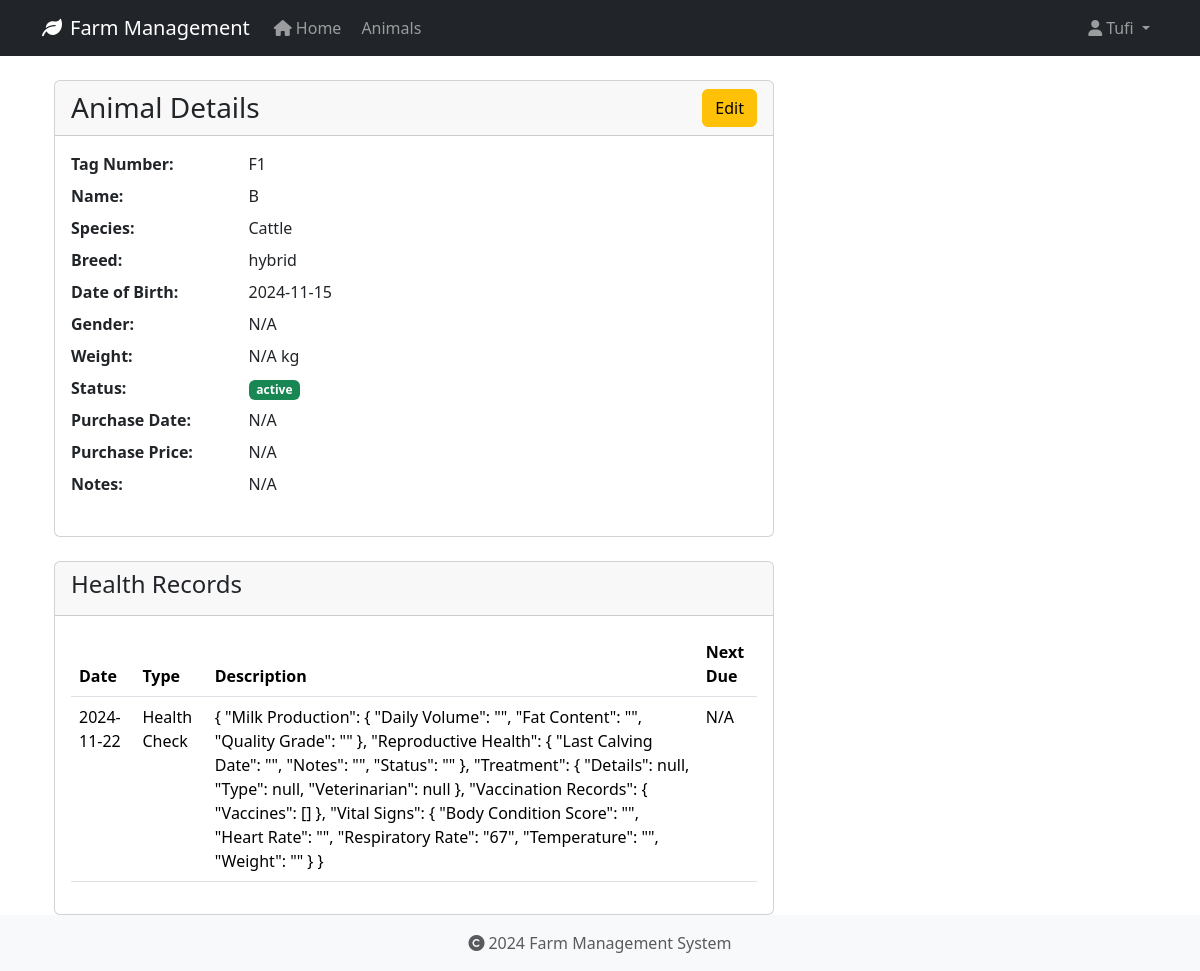
Screenshot of /animals/3 (signed in) with the database file from the repository.
### app/models/user.py (models this page shows, shortened)
class User(UserMixin, db.Model):
    id = db.Column(db.Integer, primary_key=True)
    username = db.Column(db.String(80), unique=True, nullable=False)
    email = db.Column(db.String(120), unique=True, nullable=False)
    password_hash = db.Column(db.String(128))
    role = db.Column(db.String(20), default='user')
    created_at = db.Column(db.DateTime, default=datetime.utcnow)
    last_login = db.Column(db.DateTime)
    is_active = db.Column(db.Boolean, default=True)
    first_name = db.Column(db.String(50))
    last_name = db.Column(db.String(50))
    reset_token = db.Column(db.String(100), unique=True)  # Store password reset token
    reset_token_expiration = db.Column(db.DateTime)       # Store token expiration time

### app/models/animal.py (models this page shows, shortened)
class Animal(db.Model):
    id = db.Column(db.Integer, primary_key=True)
    tag_number = db.Column(db.String(50), unique=True, nullable=False, index=True)
    name = db.Column(db.String(100), nullable=True)  # Explicitly mark as nullable
    species = db.Column(db.String(50), nullable=False, index=True)
    breed = db.Column(db.String(50), nullable=True)
    date_of_birth = db.Column(db.Date, nullable=True)
    gender = db.Column(db.String(20), nullable=True)
    weight = db.Column(db.Float, nullable=True)
    status = db.Column(db.String(20), default='active', nullable=False)
    purchase_date = db.Column(db.Date, nullable=True)
    purchase_price = db.Column(db.Float, nullable=True)
    notes = db.Column(db.Text, nullable=True)
    created_at = db.Column(db.DateTime, default=datetime.utcnow, nullable=False)
    updated_at = db.Column(db.DateTime, default=datetime.utcnow, onupdate=datetime.utcnow, nullable=False)
    wool_type = db.Column(db.String(50), nullable=True)
    last_shearing = db.Column(db.Date, nullable=True)
    fleece_weight = db.Column(db.Float, nullable=True)
    wool_grade = db.Column(db.String(20), nullable=True)
    lambing_status = db.Column(db.String(50), nullable=True)
    lambing_date = db.Column(db.Date, nullable=True)
    milk_production = db.Column(db.Float, nullable=True)
    last_milking = db.Column(db.Date, nullable=True)  # Changed from DateTime to Date
    milk_quality = db.Column(db.String(20), nullable=True)
    calving_status = db.Column(db.String(50), nullable=True)
    calving_date = db.Column(db.Date, nullable=True)
    milk_fat_content = db.Column(db.Float, nullable=True)
    egg_production = db.Column(db.Integer, nullable=True)
    egg_color = db.Column(db.String(20), nullable=True)
    comb_type = db.Column(db.String(20), nullable=True)
    laying_status = db.Column(db.String(20), nullable=True)
    last_laying_date = db.Column(db.Date, nullable=True)
    egg_size = db.Column(db.String(20), nullable=True)
    category = db.Column(db.String(50), nullable=True)
    special_needs = db.Column(db.Text, nullable=True)
    diet_requirements = db.Column(db.Text, nullable=True)
    habitat = db.Column(db.String(100), nullable=True)
    health_records = db.relationship('HealthRecord', backref='animal', lazy=True, cascade='all, delete-orphan')

class HealthRecord(db.Model):
    id = db.Column(db.Integer, primary_key=True)
    animal_id = db.Column(db.Integer, db.ForeignKey('animal.id', ondelete='CASCADE'), nullable=False)
    record_type = db.Column(db.String(50), nullable=False)  # Made nullable=False
    date = db.Column(db.Date, nullable=False)
    description = db.Column(db.Text, nullable=True)
    treatment = db.Column(db.Text, nullable=True)
    cost = db.Column(db.Float, nullable=True)
    next_due_date = db.Column(db.Date, nullable=True)
    created_at = db.Column(db.DateTime, default=datetime.utcnow, nullable=False)
    created_by_id = db.Column(db.Integer, db.ForeignKey('user.id', ondelete='SET NULL'), nullable=True)

### app/routes/animals.py (the view)
@bp.route('/<int:id>')
@login_required
def view(id):
    animal = Animal.query.get_or_404(id)
    return render_template('animals/view.html', animal=animal)

### app/models/user.py (called while the page is built)
@login_manager.user_loader
def load_user(user_id):
    return User.query.get(int(user_id))

### app/templates/animals/view.html (shortened to what this page needs)
{% extends "base.html" %}
{% block content %}
<div class="container">
    <div class="row">
        <div class="col-md-8">
            <div class="card">
                <div class="card-header">
                    <div class="d-flex justify-content-between align-items-center">
                        <h3 class="card-title mb-0">Animal Details</h3>
                        <a href="{{ url_for('animals.edit', id=animal.id) }}" class="btn btn-warning">Edit</a>
                    </div>
                </div>
                <div class="card-body">
                    <dl class="row">
                        <dt class="col-sm-3">Tag Number:</dt>
                        <dd class="col-sm-9">{{ animal.tag_number }}</dd>
                        <dt class="col-sm-3">Name:</dt>
                        <dd class="col-sm-9">{{ animal.name or 'N/A' }}</dd>
                        <dt class="col-sm-3">Species:</dt>
                        <dd class="col-sm-9">{{ animal.species }}</dd>
                        <dt class="col-sm-3">Breed:</dt>
                        <dd class="col-sm-9">{{ animal.breed or 'N/A' }}</dd>
                        <dt class="col-sm-3">Date of Birth:</dt>
                        <dd class="col-sm-9">{{ animal.date_of_birth.strftime('%Y-%m-%d') if animal.date_of_birth else 'N/A' }}</dd>
                        <dt class="col-sm-3">Gender:</dt>
                        <dd class="col-sm-9">{{ animal.gender or 'N/A' }}</dd>
                        <dt class="col-sm-3">Weight:</dt>
                        <dd class="col-sm-9">{{ animal.weight|round(2) if animal.weight else 'N/A' }} kg</dd>
                        <dt class="col-sm-3">Status:</dt>
                        <dd class="col-sm-9">
                            <span class="badge {% if animal.status == 'active' %}bg-success{% else %}bg-secondary{% endif %}">
                                {{ animal.status }}
                            </span>
                        </dd>
                        <dt class="col-sm-3">Purchase Date:</dt>
                        <dd class="col-sm-9">{{ animal.purchase_date.strftime('%Y-%m-%d') if animal.purchase_date else 'N/A' }}</dd>
                        <dt class="col-sm-3">Purchase Price:</dt>
                        <dd class="col-sm-9">{{ animal.purchase_price|round(2) if animal.purchase_price else 'N/A' }}</dd>
                        <dt class="col-sm-3">Notes:</dt>
                        <dd class="col-sm-9">{{ animal.notes or 'N/A' }}</dd>
                    </dl>
                </div>
            </div>
            <div class="card mt-4">
                <div class="card-header">
                    <h4>Health Records</h4>
                </div>
                <div class="card-body">
                    {% if animal.health_records %}
                        <table class="table">
                            <thead>
                                <tr>
                                    <th>Date</th>
                                    <th>Type</th>
                                    <th>Description</th>
                                    <th>Next Due</th>
                                </tr>
                            </thead>
                            <tbody>
                                {% for record in animal.health_records %}
                                <tr>
                                    <td>{{ record.date.strftime('%Y-%m-%d') }}</td>
                                    <td>{{ record.record_type }}</td>
                                    <td>{{ record.description }}</td>
                                    <td>{{ record.next_due_date.strftime('%Y-%m-%d') if record.next_due_date else 'N/A' }}</td>
                                </tr>
                                {% endfor %}
                            </tbody>
                        </table>
                    {% else %}
                        <p>No health records found.</p>
                    {% endif %}
                </div>
            </div>
        </div>
    </div>
</div>
{% endblock %}

### app/templates/base.html (shortened to what this page needs)
<!DOCTYPE html>
<html lang="en">
<head>
    <link rel="stylesheet" href="https://cdn.jsdelivr.net/npm/bootstrap@5.3.2/dist/css/bootstrap.min.css">
    <link rel="stylesheet" href="https://cdnjs.cloudflare.com/ajax/libs/font-awesome/6.0.0/css/all.min.css">
    <link rel="stylesheet" href="{{ url_for('static', filename='css/main.css') }}">
</head>
<body>
    <nav class="navbar navbar-expand-lg navbar-dark bg-dark">
        <div class="container">
            <a class="navbar-brand" href="{{ url_for('main.index') }}">
                <i class="fas fa-leaf me-2"></i>Farm Management
            </a>
            <div class="collapse navbar-collapse" id="navbarNav">
                <ul class="navbar-nav">
                    <li class="nav-item">
                        <a class="nav-link" href="{{ url_for('main.index') }}">
                            <i class="fas fa-home me-1"></i>Home
                        </a>
                    </li>
                    <li class="nav-item">
                        <a class="nav-link" href="{{ url_for('animals.index') }}">
                            Animals
                        </a>
                    </li>
                </ul>
                <ul class="navbar-nav ms-auto">
                    {% if current_user.is_authenticated %}
                        <li class="nav-item dropdown">
                            <a class="nav-link dropdown-toggle" href="#" id="userDropdown" role="button" data-bs-toggle="dropdown">
                                <i class="fas fa-user me-1"></i>{{ current_user.username }}
                            </a>
                        </li>
                    {% endif %}
                </ul>
            </div>
        </div>
    </nav>
    <main class="container mt-4">
        {% block content %}
        {% endblock %}
    </main>
    <footer class="footer mt-auto py-3 bg-light">
        <div class="container text-center">
            <span class="text-muted">
                <i class="fas fa-copyright me-1"></i>2024 Farm Management System
            </span>
        </div>
    </footer>
</body>
</html>

### app/static/css/main.css (style rules this page uses)
body { min-height: 100vh; display: flex; flex-direction: column; }
main { flex: 1 0 auto; }
.footer { flex-shrink: 0; }

### rows the page displays
User: username "Tufi"
Animal: tag_number "F1", name "B", species "Cattle", breed "hybrid", date_of_birth "2024-11-15", gender "N/A", weight "N/A", status "active", purchase_date "N/A", purchase_price "N/A", notes "N/A"
HealthRecord: date "2024-11-22", record_type "Health Check", description "{ \"Milk Production\": { \"Daily Volume\": \"\", \"Fat Content\": \"\", \"Quality Grade\": \"\" }, \"Reproductive Health\": { \"Last Calving Date\": \"\", \"Notes\": \"\", \"Status\": \"\" }, \"Treatment\": { \"Details\": null, \"Type\": null, \"Veterinarian\": null }, \"Vaccination Records\": { \"Vaccines\": [] }, \"Vital Signs\": { \"Body Condition Score\": \"\", \"Heart Rate\": \"\", \"Respiratory Rate\": \"67\", \"Temperature\": \"\", \"Weight\": \"\" } }", next_due_date "N/A"
